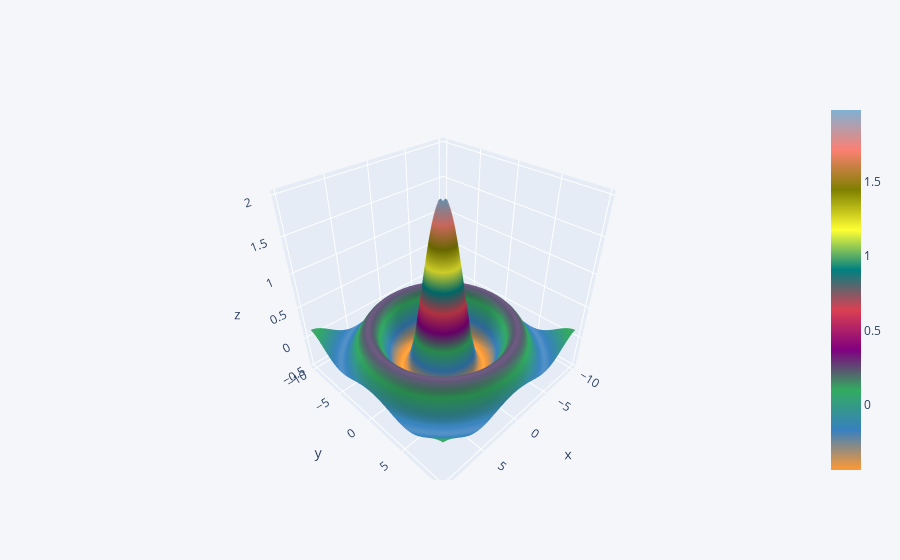

This figure's notebook cell:
### Code cell
cf.datagen.sinwave(10, 0.25).iplot(kind = 'surface')

### Figure 1 — Plotly figure (JSON) as saved in the notebook; plotly's stock layout.template omitted (floating-point values rounded to 4 significant figures; data arrays with more than 128 entries replaced by an {"elided": "..."} marker saying what was removed)
{"data": [{"colorscale": [[0, "rgb(255, 153, 51)"], [0.1111, "rgb(55, 128, 191)"], [0.2222, "rgb(50, 171, 96)"], [0.3333, "rgb(128, 0, 128)"], [0.4444, "rgb(219, 64, 82)"], [0.5556, "rgb(0, 128, 128)"], [0.6667, "rgb(255, 255, 51)"], [0.7778, "rgb(128, 128, 0)"], [0.8889, "rgb(251, 128, 114)"], [1, "rgb(128, 177, 211)"]], "type": "surface", "x": [-10, -9.75, -9.5, -9.25, -9, -8.75, -8.5, -8.25, -8, -7.75, -7.5, -7.25, -7, -6.75, -6.5, -6.25, -6, -5.75, -5.5, -5.25, -5, -4.75, -4.5, -4.25, -4, -3.75, -3.5, -3.25, -3, -2.75, -2.5, -2.25, -2, -1.75, -1.5, -1.25, -1, -0.75, -0.5, -0.25, 0, 0.25, 0.5, 0.75, 1, 1.25, 1.5, 1.75, 2, 2.25, 2.5, 2.75, 3, 3.25, 3.5, 3.75, 4, 4.25, 4.5, 4.75, 5, 5.25, 5.5, 5.75, 6, 6.25, 6.5, 6.75, 7, 7.25, 7.5, 7.75, 8, 8.25, 8.5, 8.75, 9, 9.25, 9.5, 9.75], "y": [-10, -9.75, -9.5, -9.25, -9, -8.75, -8.5, -8.25, -8, -7.75, -7.5, -7.25, -7, -6.75, -6.5, -6.25, -6, -5.75, -5.5, -5.25, -5, -4.75, -4.5, -4.25, -4, -3.75, -3.5, -3.25, -3, -2.75, -2.5, -2.25, -2, -1.75, -1.5, -1.25, -1, -0.75, -0.5, -0.25, 0, 0.25, 0.5, 0.75, 1, 1.25, 1.5, 1.75, 2, 2.25, 2.5, 2.75, 3, 3.25, 3.5, 3.75, 4, 4.25, 4.5, 4.75, 5, 5.25, 5.5, 5.75, 6, 6.25, 6.5, 6.75, 7, 7.25, 7.5, 7.75, 8, 8.25, 8.5, 8.75, 9, 9.25, 9.5, 9.75], "z": {"elided": "80x80 float values"}}], "layout": {"legend": {"bgcolor": "#F5F6F9", "font": {"color": "#4D5663"}}, "paper_bgcolor": "#F5F6F9", "plot_bgcolor": "#F5F6F9", "title": {"font": {"color": "#4D5663"}}, "xaxis": {"gridcolor": "#E1E5ED", "showgrid": true, "tickfont": {"color": "#4D5663"}, "title": {"font": {"color": "#4D5663"}, "text": ""}, "zerolinecolor": "#E1E5ED"}, "yaxis": {"gridcolor": "#E1E5ED", "showgrid": true, "tickfont": {"color": "#4D5663"}, "title": {"font": {"color": "#4D5663"}, "text": ""}, "zerolinecolor": "#E1E5ED"}}}
